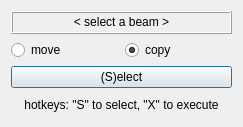
<?xml version="1.0" encoding="UTF-8"?>
<ui version="4.0">
 <class>DialogFillFrame</class>
 <widget class="QDialog" name="Dialog">
  <property name="geometry">
   <rect>
    <x>0</x>
    <y>0</y>
    <width>243</width>
    <height>127</height>
   </rect>
  </property>
  <property name="baseSize">
   <size>
    <width>200</width>
    <height>300</height>
   </size>
  </property>
  <property name="windowTitle">
   <string>Fill frame</string>
  </property>
  <property name="sizeGripEnabled">
   <bool>false</bool>
  </property>
  <layout class="QGridLayout" name="gridLayout">
   <item row="1" column="0">
    <widget class="QRadioButton" name="radio1">
     <property name="focusPolicy">
      <enum>Qt::StrongFocus</enum>
     </property>
     <property name="contextMenuPolicy">
      <enum>Qt::ActionsContextMenu</enum>
     </property>
     <property name="text">
      <string>move</string>
     </property>
     <property name="checked">
      <bool>false</bool>
     </property>
    </widget>
   </item>
   <item row="3" column="0" colspan="2">
    <widget class="QPushButton" name="btn1">
     <property name="text">
      <string>(S)elect</string>
     </property>
    </widget>
   </item>
   <item row="0" column="0" colspan="2">
    <widget class="QLabel" name="label">
     <property name="frameShape">
      <enum>QFrame::Box</enum>
     </property>
     <property name="frameShadow">
      <enum>QFrame::Raised</enum>
     </property>
     <property name="text">
      <string>&lt; select a beam &gt;</string>
     </property>
     <property name="alignment">
      <set>Qt::AlignCenter</set>
     </property>
    </widget>
   </item>
   <item row="1" column="1">
    <widget class="QRadioButton" name="radio2">
     <property name="text">
      <string>copy</string>
     </property>
     <property name="checked">
      <bool>true</bool>
     </property>
    </widget>
   </item>
   <item row="4" column="0" colspan="2">
    <widget class="QLabel" name="label_2">
     <property name="text">
      <string>hotkeys: &quot;S&quot; to select, &quot;X&quot; to execute</string>
     </property>
     <property name="alignment">
      <set>Qt::AlignCenter</set>
     </property>
    </widget>
   </item>
  </layout>
 </widget>
 <tabstops>
  <tabstop>btn1</tabstop>
  <tabstop>radio1</tabstop>
  <tabstop>radio2</tabstop>
 </tabstops>
 <resources/>
 <connections/>
</ui>
